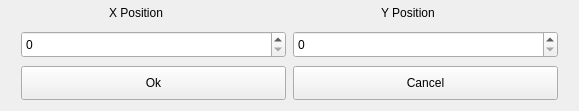
<?xml version="1.0" encoding="UTF-8"?>
<ui version="4.0">
 <class>PositionDialog</class>
 <widget class="QWidget" name="PositionDialog">
  <property name="geometry">
   <rect>
    <x>0</x>
    <y>0</y>
    <width>579</width>
    <height>111</height>
   </rect>
  </property>
  <property name="minimumSize">
   <size>
    <width>579</width>
    <height>111</height>
   </size>
  </property>
  <property name="maximumSize">
   <size>
    <width>579</width>
    <height>111</height>
   </size>
  </property>
  <property name="windowTitle">
   <string>Position Settings</string>
  </property>
  <widget class="QWidget" name="gridLayoutWidget">
   <property name="geometry">
    <rect>
     <x>20</x>
     <y>0</y>
     <width>541</width>
     <height>102</height>
    </rect>
   </property>
   <layout class="QGridLayout" name="gridLayout">
    <item row="2" column="0">
     <widget class="QSpinBox" name="xPositionSpinbox">
      <property name="minimumSize">
       <size>
        <width>265</width>
        <height>27</height>
       </size>
      </property>
      <property name="maximumSize">
       <size>
        <width>265</width>
        <height>27</height>
       </size>
      </property>
      <property name="toolTip">
       <string>Set object's x position</string>
      </property>
      <property name="statusTip">
       <string>Set object's x position</string>
      </property>
      <property name="maximum">
       <number>5000</number>
      </property>
     </widget>
    </item>
    <item row="1" column="0">
     <widget class="QLabel" name="label">
      <property name="minimumSize">
       <size>
        <width>265</width>
        <height>21</height>
       </size>
      </property>
      <property name="maximumSize">
       <size>
        <width>265</width>
        <height>21</height>
       </size>
      </property>
      <property name="text">
       <string>X Position</string>
      </property>
      <property name="indent">
       <number>88</number>
      </property>
     </widget>
    </item>
    <item row="2" column="1">
     <widget class="QSpinBox" name="yPositionSpinbox">
      <property name="minimumSize">
       <size>
        <width>265</width>
        <height>27</height>
       </size>
      </property>
      <property name="maximumSize">
       <size>
        <width>265</width>
        <height>27</height>
       </size>
      </property>
      <property name="toolTip">
       <string>Set object's y position</string>
      </property>
      <property name="statusTip">
       <string>Set object's y position</string>
      </property>
      <property name="maximum">
       <number>5000</number>
      </property>
     </widget>
    </item>
    <item row="1" column="1">
     <widget class="QLabel" name="yPositionLabel">
      <property name="minimumSize">
       <size>
        <width>265</width>
        <height>21</height>
       </size>
      </property>
      <property name="maximumSize">
       <size>
        <width>265</width>
        <height>21</height>
       </size>
      </property>
      <property name="text">
       <string>Y Position</string>
      </property>
      <property name="margin">
       <number>0</number>
      </property>
      <property name="indent">
       <number>88</number>
      </property>
     </widget>
    </item>
    <item row="3" column="0">
     <widget class="QPushButton" name="pushButton">
      <property name="minimumSize">
       <size>
        <width>265</width>
        <height>34</height>
       </size>
      </property>
      <property name="maximumSize">
       <size>
        <width>265</width>
        <height>34</height>
       </size>
      </property>
      <property name="text">
       <string>Ok</string>
      </property>
     </widget>
    </item>
    <item row="3" column="1">
     <widget class="QPushButton" name="pushButton_2">
      <property name="minimumSize">
       <size>
        <width>265</width>
        <height>34</height>
       </size>
      </property>
      <property name="maximumSize">
       <size>
        <width>265</width>
        <height>34</height>
       </size>
      </property>
      <property name="text">
       <string>Cancel</string>
      </property>
     </widget>
    </item>
   </layout>
  </widget>
 </widget>
 <resources/>
 <connections/>
</ui>
